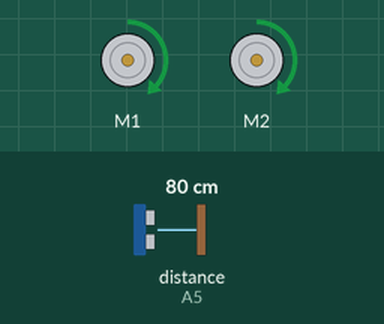
Bench run of a sketch on a simulated Arduino Uno, built with avr-gcc and run on an emulated ATmega328P. Parts: 2 × DC motor (green arrow = forward, orange = backward, longer = faster). The test bench sets the inputs (shaded band); at power-on: distance to the obstacle (sensor on A5) 80 cm. The echo pulse lasts 58.3 µs per cm.

Above: at 1.3 s.
1.4 s: distance to the obstacle (sensor on A5) set to 12 cm
2.9 s: distance to the obstacle (sensor on A5) set to 9 cm
At 3.44 s:
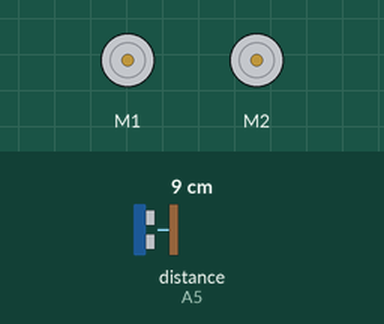
At 4.02 s:
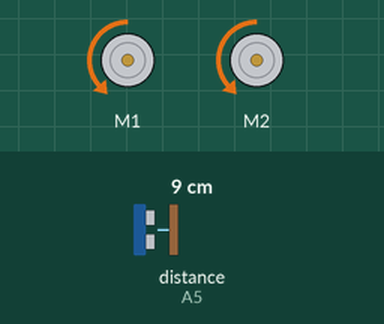
Timing chart, 0 to 11.9 s (numbered marks = the images above; inputs shaded):
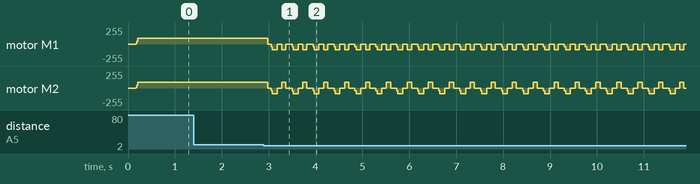

The sketch:

sketch_nov28b.ino
```cpp
#include <NewPing.h>
#include <AFMotor.h>

#define TRIG_PIN A4
#define ECHO_PIN A5
#define MAX_DISTANCE 200
#define MAX_SPEED 90 // Sets speed of DC motors


NewPing sonar(TRIG_PIN, ECHO_PIN, MAX_DISTANCE);

AF_DCMotor motor1(1, MOTOR12_1KHZ); // First motor to connection 1
AF_DCMotor motor2(2, MOTOR12_1KHZ); // Second motor to connection 2

boolean goesForward = false;
int distance = 100; // Define an int for distance and speed
int speedSet = 0;
void setup() {
distance = readPing(); // Read the distance from the sensor
delay(100);
}

void loop() {
delay(40);
// If distance is less than 10 cm, carry out this function
if (distance <= 10) {
moveStop();
delay(50);
moveBackward();
delay(100);
moveStop();
delay(100);
turnLeft();
moveStop();
} else {
moveForward();
}
distance = readPing();
}

int readPing() {
delay(20);
int cm = sonar.ping_cm();
if (cm == 0) {
cm = 250;
}
return cm;
}
void moveStop() {
motor1.run(RELEASE);
motor2.run(RELEASE);
}
void moveForward() {
if (!goesForward) { // If area is clear, motors move forward
goesForward = true;
motor1.run(FORWARD);
motor2.run(FORWARD);
// Slowly bring up speed to avoid loading down
// batteries too quickly
for (speedSet = 0; speedSet < MAX_SPEED; speedSet += 2) {
motor1.setSpeed(speedSet);
motor2.setSpeed(speedSet);
delay(1);}
  }
    }
void moveBackward() {
goesForward = false;
motor1.run(BACKWARD);
motor2.run(BACKWARD);
// Slowly bring up speed to avoid loading down
// batteries too quickly
for (speedSet = 0; speedSet < MAX_SPEED; speedSet += 2) {
motor1.setSpeed(speedSet);
motor2.setSpeed(speedSet);
delay(1);
}
}
void turnLeft() { // Movement for turning left
motor1.run(BACKWARD);
motor2.run(FORWARD);
delay(89);
motor1.run(FORWARD);
motor2.run(FORWARD);
}
void turnRight() { // Movement for turning right
motor1.run(FORWARD);
motor2.run(BACKWARD);
delay(89);
motor1.run(FORWARD);
motor2.run(FORWARD);
}
```

Measured:
- the behaviour switches between 11 and 10 cm on distance to the obstacle (sensor on A5) (found by bisection; images 0 and 1)
- after the input at 1.4 s, every drawn part: stays the same
